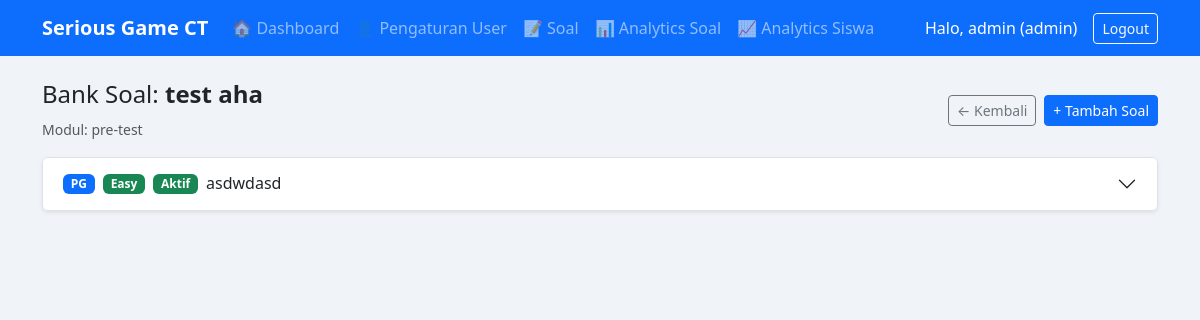
Page /guru/stage/1/questions (signed in) on the committed database.
### app/models.py (models this page shows)
class User(db.Model, UserMixin):
    __tablename__ = 'users'
    id           = db.Column(db.Integer, primary_key=True)
    username     = db.Column(db.String(80), unique=True, nullable=False)
    password     = db.Column(db.String(200), nullable=False)
    role         = db.Column(db.Enum(RoleEnum), nullable=False, default=RoleEnum.siswa)
    total_points = db.Column(db.Integer, default=0)

class Stage(db.Model):
    __tablename__ = 'stages'
    id            = db.Column(db.Integer, primary_key=True)
    modul_id      = db.Column(db.Integer, db.ForeignKey('moduls.id'), nullable=False)
    title         = db.Column(db.String(100), nullable=False)
    audio_bg_url  = db.Column(db.String(255), nullable=True)
    image_url     = db.Column(db.String(255), nullable=True)
    kelas         = db.Column(db.String(10), nullable=True)
    difficulty    = db.Column(db.String(10), nullable=True)
    order_index   = db.Column(db.Integer, nullable=False, default=0)
    is_active     = db.Column(db.Boolean, default=True)
    mode          = db.Column(db.String(10), nullable=False, default=MODE_PRACTICE)  # 'practice'|'challenge'
    abstraction         = db.Column(db.Boolean, default=False)
    data_collection     = db.Column(db.Boolean, default=False)
    data_representation = db.Column(db.Boolean, default=False)
    data_interpretation = db.Column(db.Boolean, default=False)
    specification       = db.Column(db.Boolean, default=False)
    algorithms          = db.Column(db.Boolean, default=False)
    implementation      = db.Column(db.Boolean, default=False)
    digital_systems     = db.Column(db.Boolean, default=False)
    interactions        = db.Column(db.Boolean, default=False)
    impact              = db.Column(db.Boolean, default=False)
    decomposition        = db.Column(db.Boolean, default=False)
    abstraction_ct       = db.Column(db.Boolean, default=False)
    modelling_simulation = db.Column(db.Boolean, default=False)
    algorithms_ct        = db.Column(db.Boolean, default=False)
    evaluation           = db.Column(db.Boolean, default=False)
    questions = db.relationship('Question', backref='stage', lazy=True,
                                cascade='all, delete-orphan')

class Modul(db.Model):
    __tablename__ = 'moduls'
    id          = db.Column(db.Integer, primary_key=True)
    title       = db.Column(db.String(100), nullable=False)
    order_index = db.Column(db.Integer, nullable=False, default=0)
    is_active   = db.Column(db.Boolean, default=True)
    stages      = db.relationship('Stage', backref='modul', lazy=True,
                                  order_by='Stage.order_index')

class Question(db.Model):
    __tablename__ = 'questions'
    id              = db.Column(db.Integer, primary_key=True)
    stage_id        = db.Column(db.Integer, db.ForeignKey('stages.id'), nullable=False)
    difficulty_tier = db.Column(db.String(10), nullable=False, default='Easy')
    type            = db.Column(db.String(10), nullable=False)  # 'PG' | 'Isian'
    content_text    = db.Column(db.Text, nullable=False)
    media_url       = db.Column(db.String(255), nullable=True)
    explanation     = db.Column(db.Text, nullable=True)
    is_active       = db.Column(db.Boolean, default=True)
    answers = db.relationship('Answer', backref='question', lazy=True,
                              cascade='all, delete-orphan')

### app/routes/guru.py (the view)
@guru_bp.route('/stage/<int:stage_id>/questions')
@login_required
@role_required('guru', 'admin')
def question_list(stage_id):
    stage = Stage.query.get_or_404(stage_id)
    return render_template('guru/question_list.html', stage=stage)

### app/models.py (called while the page is built)
@login_manager.user_loader
def load_user(user_id):
    return User.query.get(int(user_id))

### app/utils.py (called while the page is built)
def role_required(*roles):
    def decorator(f):
        @wraps(f)
        def decorated_function(*args, **kwargs):
            if not current_user.is_authenticated:
                if request.is_json:
                    return jsonify({'error': 'Unauthorized'}), 401
                abort(401)
            if current_user.role.value not in roles:
                if request.is_json:
                    return jsonify({'error': 'Forbidden'}), 403
                abort(403)
            return f(*args, **kwargs)
        return decorated_function
    return decorator

### templates/guru/question_list.html (shortened to what this page needs)
{% extends 'base.html' %}
{% block content %}
<div class="d-flex justify-content-between align-items-center mb-3">
    <div>
        <h4>Bank Soal: <strong>{{ stage.title }}</strong></h4>
        <small class="text-muted">Modul: {{ stage.modul.title }}</small>
    </div>
    <div class="d-flex gap-2">
        <a href="{{ url_for('guru.dashboard') }}" class="btn btn-outline-secondary btn-sm">← Kembali</a>
        <a href="{{ url_for('guru.question_create', stage_id=stage.id) }}" class="btn btn-primary btn-sm">+ Tambah Soal</a>
    </div>
</div>
{% if stage.questions %}
<div class="accordion" id="accordionSoal">
{% for q in stage.questions %}
<div class="accordion-item mb-2 border rounded shadow-sm">
    <h2 class="accordion-header">
        <button class="accordion-button collapsed" type="button"
                data-bs-toggle="collapse" data-bs-target="#q{{ q.id }}">
            <span class="badge bg-{{ 'primary' if q.type == 'PG' else 'warning text-dark' }} me-2">{{ q.type }}</span>
            <span class="badge bg-{{ 'success' if q.difficulty_tier == 'Easy' else ('warning text-dark' if q.difficulty_tier == 'Medium' else 'danger') }} me-2">{{ q.difficulty_tier }}</span>
            <span class="badge {{ 'bg-success' if q.is_active else 'bg-danger' }} me-2">{{ 'Aktif' if q.is_active else 'Nonaktif' }}</span>
            {{ q.content_text[:80] }}{% if q.content_text|length > 80 %}…{% endif %}
        </button>
    </h2>
</div>
{% endfor %}
</div>
{% else %}
<div class="alert alert-info">Belum ada soal. Klik "+ Tambah Soal" untuk mulai.</div>
{% endif %}
{% endblock %}

### templates/base.html (shortened to what this page needs)
<!DOCTYPE html>
<html lang="id">
<head>
    <link href="https://cdn.jsdelivr.net/npm/bootstrap@5.3.0/dist/css/bootstrap.min.css" rel="stylesheet">
</head>
<body>
    {% if current_user.is_authenticated %}
    <nav class="navbar navbar-expand-lg navbar-dark bg-primary">
        <div class="container">
            <a class="navbar-brand" href="#">Serious Game CT</a>
            <div class="collapse navbar-collapse" id="navbarNav">
                <ul class="navbar-nav me-auto">
                    {% if current_user.role.value in ['siswa'] %}
                    <li class="nav-item">
                        <a class="nav-link" href="{{ url_for('siswa.dashboard') }}">🏠 Dashboard</a>
                    </li>
                    <li class="nav-item">
                        <a class="nav-link" href="{{ url_for('siswa.leaderboards') }}">🏆 Leaderboard</a>
                    </li>
                    <li class="nav-item">
                        <a class="nav-link" href="{{ url_for('siswa.analytics') }}">📊 Analytics</a>
                    </li>
                    {% elif current_user.role.value == 'admin' %}
                    <li class="nav-item">
                        <a class="nav-link" href="{{ url_for('admin.dashboard') }}">🏠 Dashboard</a>
                    </li>
                    <li class="nav-item">
                        <a class="nav-link" href="{{ url_for('admin.user_management') }}">👤 Pengaturan User</a>
                    </li>
                    <li class="nav-item">
                        <a class="nav-link" href="{{ url_for('guru.curriculum') }}">📝 Soal</a>
                    </li>
                    <li class="nav-item">
                        <a class="nav-link" href="{{ url_for('guru.analytics') }}">📊 Analytics Soal</a>
                    </li>
                    <li class="nav-item">
                        <a class="nav-link" href="{{ url_for('admin.student_analytics_index') }}">📈 Analytics Siswa</a>
                    </li>
                    {% endif %}
                </ul>
                <div class="d-flex align-items-center">
                    <span class="navbar-text text-white me-3">
                        Halo, {{ current_user.username }} ({{ current_user.role.value }})
                    </span>
                    <a href="{{ url_for('auth.logout') }}" class="btn btn-outline-light btn-sm">Logout</a>
                </div>
            </div>
        </div>
    </nav>
    {% endif %}
    <div class="container mt-4">
        {% block content %}{% endblock %}
    </div>
</body>
</html>

### templates/base.html (style rules this page uses)
body { background-color: #f0f4f8; }
.navbar-brand { font-weight: bold; }

### rows in the picture
User: username "admin", role.value "admin"
Stage: title "test aha"
Modul: modul "pre-test"
Question: type "PG", difficulty_tier "Easy", is_active "Aktif", content_text "asdwdasd"
